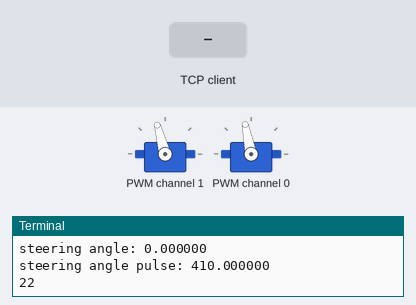
Bench run of a program on a simulated Raspberry Pi (BCM pin numbers). On the bench: 2 × servo, the last lines printed to the terminal. Inputs (shaded band) come from the test bench. One TCP client connects 1 s after the port opens and stays connected; servo angles are drawn from the pulse width (0.5 ms = 0°, 2.5 ms = 180°); threads take turns every 2 ms.

Above: at 1.2 s.
1.3 s: the TCP client sends "Left"
At 2.2 s:
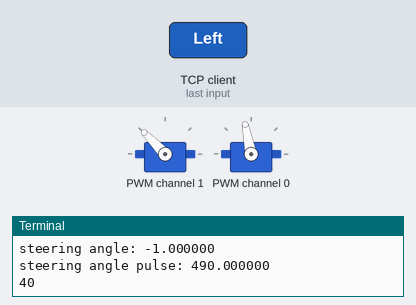
Timing chart, 0 to 4.3 s (numbered marks = the images above; inputs shaded):
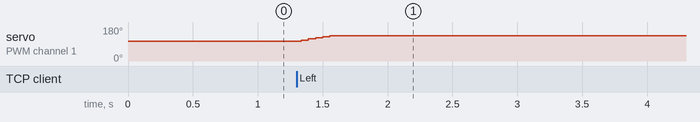

The program:

control.py
```python
import socket
from threading import Thread
import time
import Adafruit_PCA9685

global cycles_without_web_contact, mode, manual_state

cycles_without_web_contact = 0
mode = "Manual" # (mode is either "Manual" or "Auto")
throttle_direction = "No_throttle" # (throttle_direction is either "No_throttle", "Forward" or "Backward")
steering_direction = "No_steering" # (steering_direction is either "No_steering", "Right or "Left")
throttle = 0
steering_angle = 0

throttle_max = 0.35 # (actually, the max is 1, but we limit the speed)
throttle_min = -0.4 # (actually, the min is -1, but we limit the speed)
throttle_max_physical = 1
throttle_min_physical = -1
steering_angle_max = 1
steering_angle_min = -1

def linear_interp(x_val, x_min, x_max, y_min, y_max):
    x_range = x_max - x_min
    y_range = y_max - y_min
    xy_ratio = float(x_range)/float(y_range)

    y = (x_val-x_min)/xy_ratio + y_min

    return int(y)

def comm_thread():
    global cycles_without_web_contact, mode, throttle_direction, steering_direction
    global throttle, steering_angle

    # create a TCP/IP socket:
    server_socket = socket.socket(socket.AF_INET, socket.SOCK_STREAM)

    host = "172.24.1.1" # (RPI IP address)
    port = 9999

    # bind to the port:
    server_socket.bind((host, port))

    # queue up to 10 requests:
    server_socket.listen(10)

    # wait for the client to connect and receive its transmitted messages (we will
    # run one entire cycle of the while loop everytime the client sends something):
    while True:
        # establish a connection with the client:
        connection, client_address = server_socket.accept()

        # receive the message from the client (no more than 4096 bytes, all messages
        # from the client should always be shorter than this):
        message = connection.recv(4096)

        if message in ["Manual", "Auto"]:
            # the client sent an updated mode, update 'mode':
            mode = message
        elif message in ["No_throttle", "Forward", "Backward"]:
            # the client sent an updated throttle directon, update 'throttle_direction':
            throttle_direction = message
        elif message in ["No_steering", "Right", "Left"]:
            # the client sent an updated steering direction, update 'steering_direction':
            steering_direction = message
        elif message == "control_ping":
            # the client sent a connection control ping, reset the counter:
            cycles_without_web_contact = 0
        else:
            msg_type, msg_value_string = message.split(":")
            if msg_type == "Throttle":
                throttle = float(msg_value_string)
            elif msg_type == "Steering angle":
                steering_angle = float(msg_value_string)
            else:
                print "##############################"
                print "##############################"
                print "##############################"
                print "Received data of unknown type!"
                print "##############################"
                print "##############################"
                print "##############################"

        connection.close()

def control_thread():
    global cycles_without_web_contact, steering_angle, throttle

    throttle_channel = 0 # (the motor is connected to channel 0 on the pwm driver)
    steering_channel = 1 # (the steering servo is connected to channel 1 on the pwm driver)
    pwm_frequency = 60 # (60 Hz is a standard choice for servos)

    left_pulse = 490 # (pwm pulse length corr. to maximum left turn)
    right_pulse = 330 # (pwm pulse length corr. to maximum right turn)
    straight_pulse = 410 # (pwm pulse length corr. to 0 steering angle)

    min_pulse = 300 # (pwm pulse length corr. to maximum reverse throttle)
    max_pulse = 500 # (pwm pulse length corr. to maximum forward throttle)
    zero_pulse = 400 # (pwm pulse length corr. to zero throttle)

    # initialise the PCA9685 using the default address (0x40).
    driver = Adafruit_PCA9685.PCA9685()
    # set the PWM frequency:
    driver.set_pwm_freq(pwm_frequency)

    while True:
        cycles_without_web_contact += 1
        if cycles_without_web_contact > 5:
            # if we havn't had wifi contact with the client for ~ 0.25 sec, stop the robot:
            stop_runaway_car()

        ########################################################################
        # steering:
        # # convert manual steering commands to a steering angle:
        if steering_direction == "Right":
            if steering_angle < -0.001:
                # quickly increase the steering angle from negative (left) towards 0:
                steering_angle = steering_angle + 0.2
            else:
                # increase the steering angle slightly (steer more to the right):
                steering_angle = steering_angle + 0.2
        elif steering_direction == "Left":
            # quickly decrease the steering angle from positive (right) towards 0:
            if steering_angle > 0.001:
                steering_angle = steering_angle - 0.2
            else:
                # decrease the steering angle slightly (steer more to the left):
                steering_angle = steering_angle - 0.2
        elif steering_direction == "No_steering": # (if the user is not pressing Forward nor Backward):
            if steering_angle > 0.001:
                # quickly decrease the steering angle from positive (right) towards 0:
                if steering_angle < 0.2:
                    steering_angle = steering_angle - 0.1
                else:
                    steering_angle = steering_angle - 0.2
            elif steering_angle < -0.001:
                # quickly increase the steering angle from negative (left) towards 0:
                if steering_angle > -0.2:
                    steering_angle = steering_angle + 0.1
                else:
                    steering_angle = steering_angle + 0.2

        # # limit the steering angle to [steering_angle_min, steering_angle_max]:
        if steering_angle > steering_angle_max:
            steering_angle = steering_angle_max
        elif steering_angle < steering_angle_min:
            steering_angle = steering_angle_min

        # # convert steering_angle to the corr. pwm pulse length via linear interpolation:
        if steering_angle > 0:
            steering_angle_pulse = linear_interp(steering_angle, 0,
                        steering_angle_max, straight_pulse, right_pulse)
        elif steering_angle < 0:
            steering_angle_pulse = linear_interp(steering_angle, steering_angle_min,
                        0, left_pulse, straight_pulse)
        else:
            steering_angle_pulse = straight_pulse

        # # set the pwm pulse length on the steering channel to steering_angle_pulse
        # # (this is what actually makes the steering servo move):
        driver.set_pwm(steering_channel, 0, steering_angle_pulse)

        ########################################################################
        # throttle:
        # # convert manual throttle commands to a throttle:
        if throttle_direction == "Forward":
            if throttle < -0.001: # (if currently reversing:)
                # set the throttle to 0 to quickly make the car stop reversing:
                throttle = 0
            else:
                # increase the throttle slightly (more forward throttle):
                throttle = throttle + 0.025
        elif throttle_direction == "Backward":
            if throttle > 0.001: # (if currently driving forward:)
                # set the throttle to 0 to quickly make the car stop moving forwards:
                throttle = 0
            else:
                # decrease the throttle slightly (more reverse throttle):
                throttle = throttle - 0.025
        elif throttle_direction == "No_throttle":
            if throttle > 0.001:
                # decrease the throttle slightly from positive (forward) towards 0:
                throttle = throttle - 0.025
            elif throttle < -0.001:
                # increase the throttle slightly from negative (reverse/braking) towards 0:
                throttle = throttle + 0.025

        # # limit the throttle to [throttle_min, throttle_max]:
        if throttle > throttle_max:
            throttle = throttle_max
        elif throttle < throttle_min:
            throttle = throttle_min

        # # convert throttle to the corr. pwm pulse length via linear interpolation:
        throttle_pulse = linear_interp(throttle, -1, 1, min_pulse, max_pulse)

        # # set the pwm pulse length on the throttle channel to throttle_pulse
        # # (this is what actually makes the motor increase/decrease speed):
        driver.set_pwm(throttle_channel, 0, throttle_pulse)

        # print all relevant info:
        print "mode: %s" % mode
        print "throttle direction: %s" % throttle_direction
        print "steering direction: %s" % steering_direction
        print "throttle: %f" % throttle
        print "throttle pulse: %f" % throttle_pulse
        print "steering angle: %f" % steering_angle
        print "steering angle pulse: %f" % steering_angle_pulse
        print cycles_without_web_contact

        # delay for 0.05 sec (for ~ 20 Hz loop frequency):
        time.sleep(0.05)

def stop_runaway_car():
    global mode, throttle, steering_angle
    global throttle_direction, steering_direction

    # set all variables to make the car stop:
    mode = "manual"
    throttle_direction = "No_throttle"
    throttle = 0

# start a thread that constantly reads messages from the client:
thread_comm = Thread(target = comm_thread)
thread_comm.start()

# start a thread that converts the read messages to commands for the steering
# servo and motor, and constantly checks if we have lost wifi connection with the client:
thread_control = Thread(target = control_thread)
thread_control.start()
```

Measured:
- after the input at 1.3 s, servo on PWM channel 1: 105° → 134° at once
